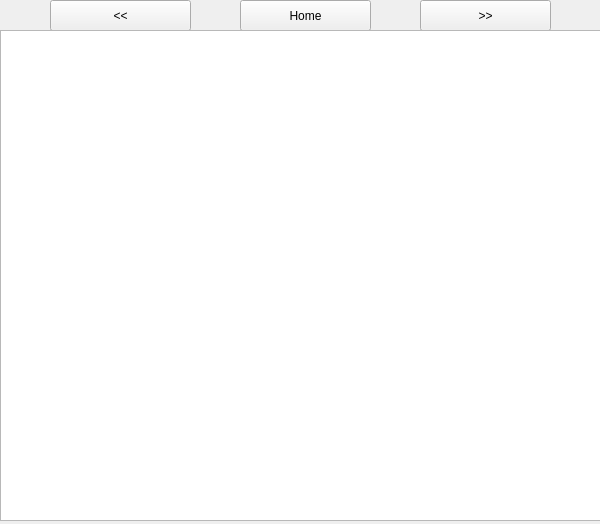
<?xml version="1.0" encoding="UTF-8"?>
<ui version="4.0">
 <class>help</class>
 <widget class="QWidget" name="help">
  <property name="geometry">
   <rect>
    <x>0</x>
    <y>0</y>
    <width>600</width>
    <height>524</height>
   </rect>
  </property>
  <property name="windowTitle">
   <string>Справка</string>
  </property>
  <property name="windowIcon">
   <iconset>
    <normaloff>../build-multiplication-Desktop_Qt_5_10_0_MinGW_32bit-Debug/png-clipart-check-mark-computer-icons-blue-check-mark-blue-text.png</normaloff>../build-multiplication-Desktop_Qt_5_10_0_MinGW_32bit-Debug/png-clipart-check-mark-computer-icons-blue-check-mark-blue-text.png</iconset>
  </property>
  <widget class="QPushButton" name="backButton">
   <property name="geometry">
    <rect>
     <x>50</x>
     <y>0</y>
     <width>141</width>
     <height>31</height>
    </rect>
   </property>
   <property name="text">
    <string>&lt;&lt;</string>
   </property>
  </widget>
  <widget class="QPushButton" name="homeButton">
   <property name="geometry">
    <rect>
     <x>240</x>
     <y>0</y>
     <width>131</width>
     <height>31</height>
    </rect>
   </property>
   <property name="text">
    <string>Home</string>
   </property>
  </widget>
  <widget class="QPushButton" name="nextButton">
   <property name="geometry">
    <rect>
     <x>420</x>
     <y>0</y>
     <width>131</width>
     <height>31</height>
    </rect>
   </property>
   <property name="text">
    <string>&gt;&gt;</string>
   </property>
  </widget>
  <widget class="QTextBrowser" name="textBrowser">
   <property name="geometry">
    <rect>
     <x>0</x>
     <y>30</y>
     <width>601</width>
     <height>491</height>
    </rect>
   </property>
  </widget>
 </widget>
 <resources/>
 <connections/>
</ui>
